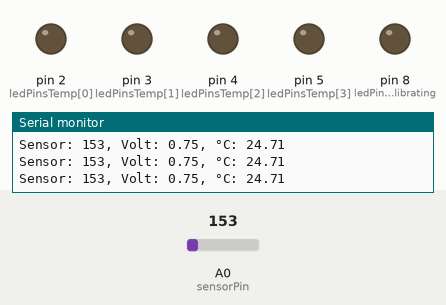
Simulated run of this program. Board: Arduino Uno, built with avr-gcc and run on an emulated ATmega328P. Shown: output pins drawn as LEDs (lit = HIGH), the last lines printed to the serial monitor. The test bench sets the inputs (shaded band); at power-on: A0 (sensorPin) = 153.

Above: at 2.2 s.
2.3 s: A0 (sensorPin) set to 156
At 2.9 s:
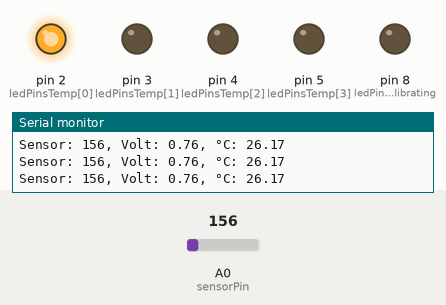
3.8 s: A0 (sensorPin) set to 165
At 5.0 s:
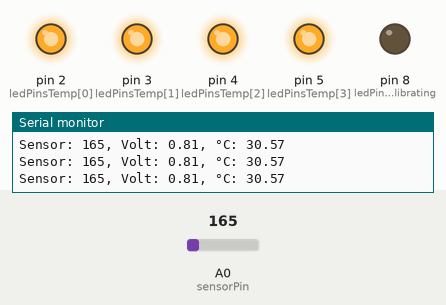
5.3 s: A0 (sensorPin) set to 133
At 6.4 s:
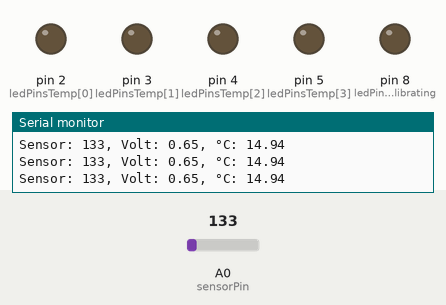
8.3 s: A0 (sensorPin) set to 175
At 8.7 s:
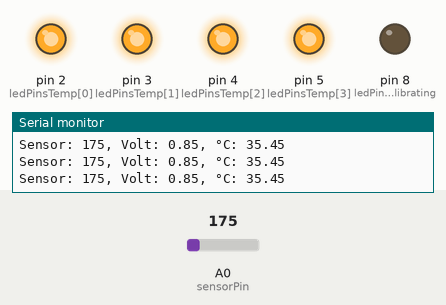
Timing chart, 0 to 11.3 s (numbered marks = the images above; inputs shaded):
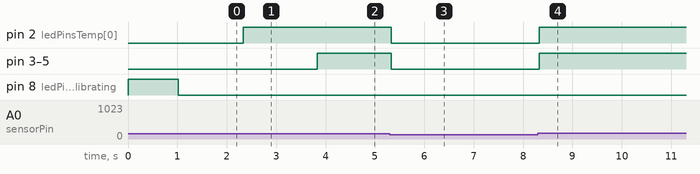

The program:

main.cpp
```cpp
#include <Arduino.h>

const int sensorPin = A0;                     // Analog input pin for temperature sensor
const float defaultBaselineTemp = 20.0;       // Default base temperature in °C
const float deltaTemp = 1.0;                  // Temperature difference for each LED to light up
const unsigned ledPinsTemp[] = {2, 3, 4, 5};  // LED pins to indicate temperature levels
const unsigned ledPinCalibrating = 8;         // LED pin to indicate calibration
const int nTempLEDs = sizeof(ledPinsTemp) / sizeof(int);

float baselineTemp = defaultBaselineTemp;     // Initial baseline temperature
int baselineTempSensorRaw = 0;                // Raw sensor value for baseline temperature

// Convert ADC value (0 to 1024) to voltage (0.0 to 5.0V)
float computeVoltage(int sensor_value) {
  return (sensor_value / 1024.0) * 5.0;
}

// Convert voltage to temperature in °C
float computeTempFromVolt(float voltage) {
  // TMP36 scale factor: 10mV/°C
  return (voltage - .5) * 100.0;
}

// Update the temperature indication LEDs
void updateTemperatureLEDs(float temperature, float baseline_temp, int nLEDs) {
  int numLEDsOn = (temperature - baseline_temp) / deltaTemp;
  numLEDsOn = constrain(numLEDsOn, 0, nLEDs);

  for (int i = 0; i < nLEDs; i++) {
    if (i < numLEDsOn) {
      digitalWrite(ledPinsTemp[i], HIGH);
    } else {
      digitalWrite(ledPinsTemp[i], LOW);
    }
  }
}

void setup() {
  Serial.begin(9600);

  // init LED pins
  for (int i = 0; i < nTempLEDs; i++) {
    pinMode(ledPinsTemp[i], OUTPUT);
    digitalWrite(ledPinsTemp[i], LOW);
  }
  pinMode(ledPinCalibrating, OUTPUT);
  digitalWrite(ledPinCalibrating, HIGH);

  // calibrate baseline temperature
  float baselineVoltageSum = 0.0;
  const int calibrationSamples = 100;
  for (int i = 0; i < calibrationSamples; i++) {
    int sensorVal = analogRead(sensorPin);
    baselineVoltageSum += computeVoltage(sensorVal);
    delay(10);
  }

  float baselineVoltage = baselineVoltageSum / calibrationSamples;
  baselineTemp = computeTempFromVolt(baselineVoltage);

  Serial.print("Baseline temperature (°C): ");
  Serial.println(baselineTemp);
  digitalWrite(ledPinCalibrating, LOW);
  delay(10);
}

void loop() {
  int sensorVal = analogRead(sensorPin);
  Serial.print("Sensor: ");
  Serial.print(sensorVal);

  float voltage = computeVoltage(sensorVal);
  Serial.print(", Volt: ");
  Serial.print(voltage);

  float temperature = computeTempFromVolt(voltage);
  Serial.print(", °C: ");
  Serial.println(temperature);

  updateTemperatureLEDs(temperature, baselineTemp, nTempLEDs);
  delay(10);
}
```

Measured:
- the behaviour switches between 155 and 156 on A0 (sensorPin) (found by bisection; images 0 and 1)
- after the input at 2.3 s, pin 2 (ledPinsTemp[0]): LOW → HIGH at once
- after the input at 3.8 s, pin 3 (ledPinsTemp[1]), pin 4 (ledPinsTemp[2]), pin 5 (ledPinsTemp[3]): LOW → HIGH at once
- after the input at 5.3 s, pin 2 (ledPinsTemp[0]), pin 3 (ledPinsTemp[1]), pin 4 (ledPinsTemp[2]), pin 5 (ledPinsTemp[3]): HIGH → LOW at once
- after the input at 8.3 s, pin 2 (ledPinsTemp[0]), pin 3 (ledPinsTemp[1]), pin 4 (ledPinsTemp[2]), pin 5 (ledPinsTemp[3]): LOW → HIGH at once
